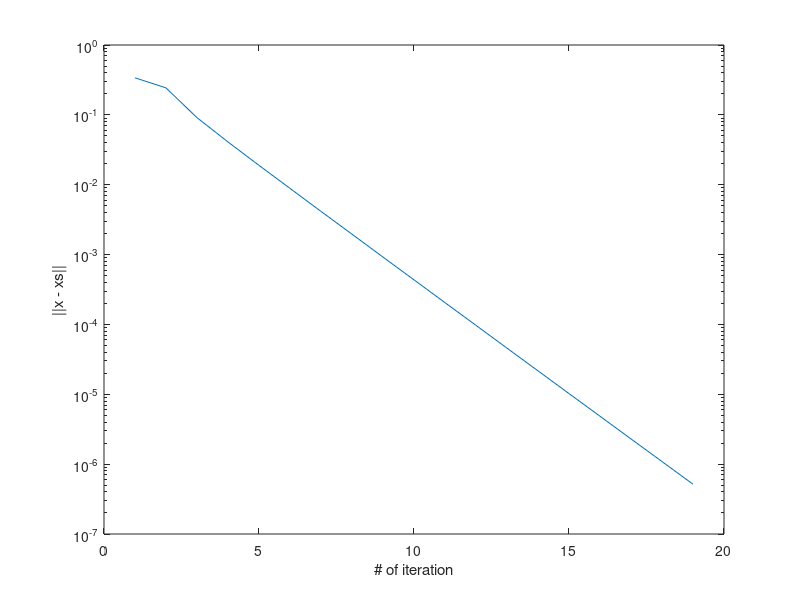

Source code (MATLAB):
res = [ 
3.390276e-01 
2.432909e-01 
9.117965e-02 
4.092304e-02 
1.891776e-02 
8.865403e-03 
4.151076e-03 
1.958429e-03 
9.205212e-04 
4.350426e-04 
2.049465e-04 
9.694486e-05 
4.575205e-05 
2.165943e-05 
1.023793e-05 
4.850982e-06 
2.296246e-06 
1.089061e-06 
5.162160e-07 
] 
semilogy(1:length(res),res); 
xlabel('# of iteration'); ylabel('||x - xs||');
